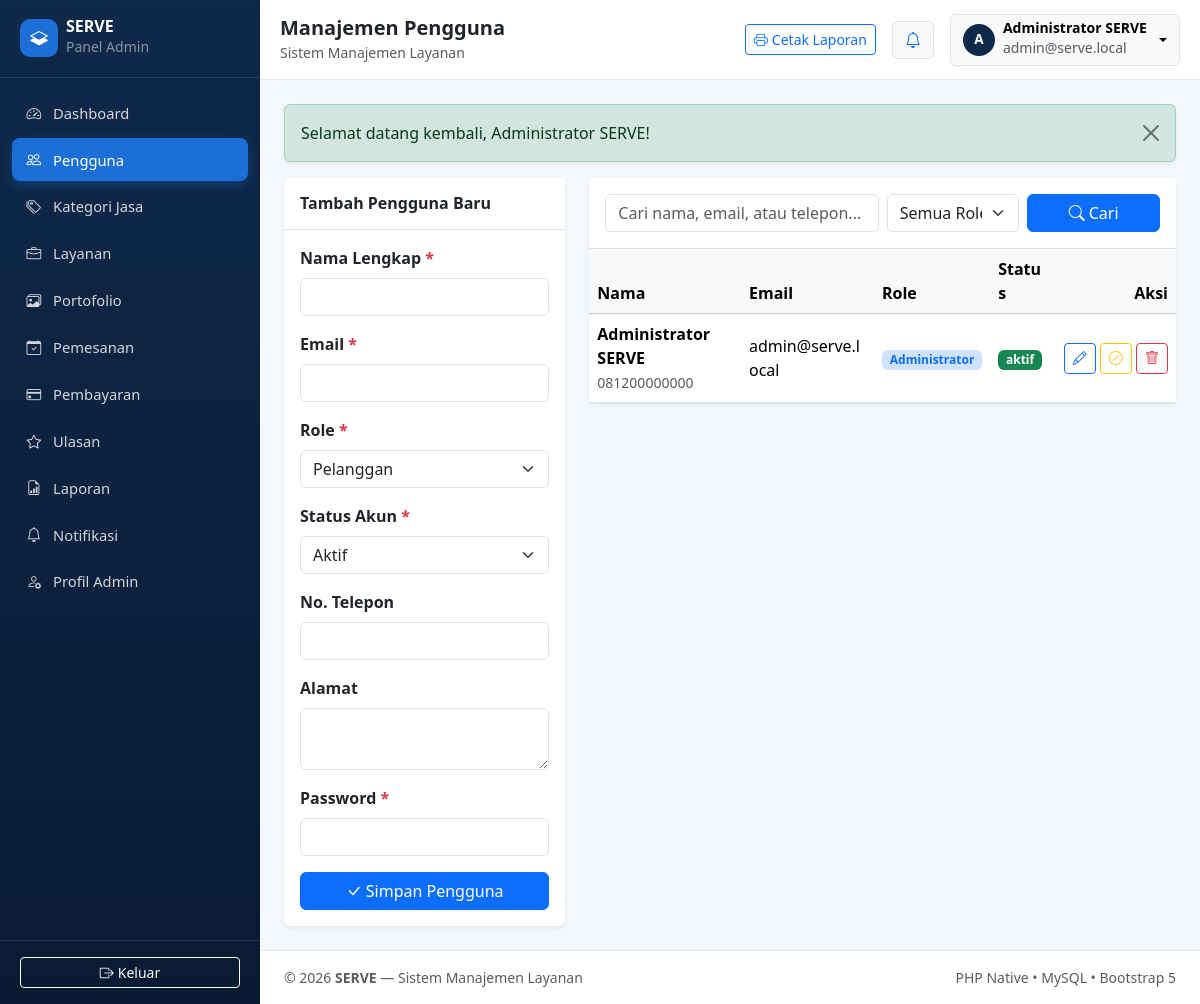
The page /admin/users.php (signed in) on the database its author committed.
### tables this page shows
CREATE TABLE IF NOT EXISTS `users` (
  `id` INT UNSIGNED NOT NULL AUTO_INCREMENT,
  `nama_lengkap` VARCHAR(120) NOT NULL,
  `email` VARCHAR(150) NOT NULL,
  `password` VARCHAR(255) NOT NULL,
  `role` ENUM('admin', 'penyedia', 'pelanggan') NOT NULL DEFAULT 'pelanggan',
  `no_telepon` VARCHAR(25) DEFAULT NULL,
  `alamat` TEXT DEFAULT NULL,
  `foto_profil` VARCHAR(255) DEFAULT NULL,
  `bio_penyedia` TEXT DEFAULT NULL,
  `pengalaman_tahun` SMALLINT UNSIGNED DEFAULT 0,
  `status_akun` ENUM('aktif', 'nonaktif') NOT NULL DEFAULT 'aktif',
  `created_at` DATETIME NOT NULL DEFAULT CURRENT_TIMESTAMP,
  `updated_at` DATETIME NOT NULL DEFAULT CURRENT_TIMESTAMP ON UPDATE CURRENT_TIMESTAMP,
  PRIMARY KEY (`id`),
  UNIQUE KEY `uk_users_email` (`email`),
  KEY `idx_users_role_status` (`role`, `status_akun`)
);

### includes/functions.php (called while the page is built, shortened)
<?php
require_once __DIR__ . '/flash.php';
function url(string $path = ''): string
{
    $cleanPath = ltrim($path, '/');
    return BASE_URL . '/' . $cleanPath;
}
function e(?string $value): string
{
    return htmlspecialchars($value ?? '', ENT_QUOTES, 'UTF-8');
}
function labelRole(?string $role): string
{
    return match ($role) {
        'admin'     => 'Administrator',
        'penyedia'  => 'Penyedia Jasa',
        'pelanggan' => 'Pelanggan',
        default     => 'Pengguna',
    };
}

### includes/auth_guard.php (called while the page is built, shortened)
<?php
require_once __DIR__ . '/functions.php';
function isLoggedIn(): bool
{
    return !empty($_SESSION['user']) && is_array($_SESSION['user']) && !empty($_SESSION['user']['id']);
}
function currentUser(): ?array
{
    return $_SESSION['user'];
}
function requireLogin(): void
{
    $userId = (int) $_SESSION['user']['id'];
    $pdo = getDBConnection();
    $stmt = $pdo->prepare(
        'SELECT id, nama_lengkap, email, role, foto_profil, status_akun FROM users WHERE id = :id LIMIT 1'
    );
    $stmt->execute(['id' => $userId]);
}
function requireRole(string|array $allowedRoles): void
{
    requireLogin();
}

### admin/users.php (the view, shortened to what this page needs)
<?php
require_once __DIR__ . '/_layout.php';
$pdo = adminDb();
$editUser = null;
$q = trim((string) ($_GET['q'] ?? ''));
$sql = 'SELECT id, nama_lengkap, email, role, no_telepon, alamat, status_akun, created_at FROM users WHERE 1=1';
$params = [];
$sql .= ' ORDER BY id DESC';
$stmt = $pdo->prepare($sql);
$stmt->execute($params);
$users = $stmt->fetchAll();
renderAdminHeader('Manajemen Pengguna', 'users');
?>
<div class="row g-4">
    <div class="col-12 col-lg-4">
        <div class="card border-0 shadow-sm">
            <div class="card-header bg-white border-bottom py-3">
                <h2 class="h6 fw-bold mb-0"><?= $editUser ? 'Edit Pengguna #' . (int) $editUser['id'] : 'Tambah Pengguna Baru'; ?></h2>
            </div>
            <div class="card-body">
                <form method="post" action="<?= e(url('admin/users.php')); ?>">
                    <div class="mb-3">
                        <label class="form-label fw-semibold">Nama Lengkap <span class="text-danger">*</span></label>
                        <input type="text" name="nama_lengkap" class="form-control" value="<?= e((string) ($editUser['nama_lengkap'] ?? '')); ?>" required>
                    </div>
                    <div class="mb-3">
                        <label class="form-label fw-semibold">Email <span class="text-danger">*</span></label>
                        <input type="email" name="email" class="form-control" value="<?= e((string) ($editUser['email'] ?? '')); ?>" required>
                    </div>
                    <div class="mb-3">
                        <label class="form-label fw-semibold">Role <span class="text-danger">*</span></label>
                        <select name="role" class="form-select" required>
                            <?php $curRole = (string) ($editUser['role'] ?? 'pelanggan'); ?>
                            <option value="pelanggan" <?= $curRole === 'pelanggan' ? 'selected' : ''; ?>>Pelanggan</option>
                        </select>
                    </div>
                    <div class="mb-3">
                        <label class="form-label fw-semibold">Status Akun <span class="text-danger">*</span></label>
                        <select name="status_akun" class="form-select" required>
                            <?php $curStatus = (string) ($editUser['status_akun'] ?? 'aktif'); ?>
                            <option value="aktif" <?= $curStatus === 'aktif' ? 'selected' : ''; ?>>Aktif</option>
                        </select>
                    </div>
                    <div class="mb-3">
                        <label class="form-label fw-semibold">No. Telepon</label>
                        <input type="text" name="no_telepon" class="form-control" value="<?= e((string) ($editUser['no_telepon'] ?? '')); ?>">
                    </div>
                    <div class="mb-3">
                        <label class="form-label fw-semibold">Alamat</label>
                        <textarea name="alamat" class="form-control" rows="2"><?= e((string) ($editUser['alamat'] ?? '')); ?></textarea>
                    </div>
                    <div class="mb-3">
                        <label class="form-label fw-semibold">
                            Password <?= $editUser ? '(Kosongkan jika tidak diubah)' : '<span class="text-danger">*</span>'; ?>
                        </label>
                        <input type="password" name="password" class="form-control" minlength="8" <?= $editUser ? '' : 'required'; ?>>
                    </div>
                    <div class="d-flex gap-2">
                        <button type="submit" class="btn btn-primary flex-grow-1">
                            <i class="bi bi-check-lg me-1"></i><?= $editUser ? 'Simpan Perubahan' : 'Simpan Pengguna'; ?>
                        </button>
                    </div>
                </form>
            </div>
        </div>
    </div>
    <div class="col-12 col-lg-8">
        <div class="card border-0 shadow-sm">
            <div class="card-header bg-white border-bottom py-3">
                <form method="get" action="<?= e(url('admin/users.php')); ?>" class="row g-2 align-items-center">
                    <div class="col-12 col-sm-6">
                        <input type="text" name="q" class="form-control" placeholder="Cari nama, email, atau telepon..." value="<?= e($q); ?>">
                    </div>
                    <div class="col-6 col-sm-3">
                        <select name="role" class="form-select">
                            <option value="">Semua Role</option>
                        </select>
                    </div>
                    <div class="col-6 col-sm-3 d-grid">
                        <button type="submit" class="btn btn-primary"><i class="bi bi-search me-1"></i>Cari</button>
                    </div>
                </form>
            </div>
            <div class="table-responsive">
                <table class="table table-hover align-middle mb-0">
                    <thead class="table-light">
                        <tr>
                            <th>Nama</th>
                            <th>Email</th>
                            <th>Role</th>
                            <th>Status</th>
                            <th class="text-end">Aksi</th>
                        </tr>
                    </thead>
                    <tbody>
                        <?php if (empty($users)): ?>
                            <tr><td colspan="5" class="text-center text-muted py-4">Data pengguna tidak ditemukan.</td></tr>
                        <?php else: ?>
                            <?php foreach ($users as $u): ?>
                                <tr>
                                    <td>
                                        <div class="fw-semibold"><?= e((string) $u['nama_lengkap']); ?></div>
                                        <small class="text-muted"><?= e((string) ($u['no_telepon'] ?: '-')); ?></small>
                                    </td>
                                    <td><?= e((string) $u['email']); ?></td>
                                    <td><span class="badge bg-primary-subtle text-primary"><?= e(labelRole((string) $u['role'])); ?></span></td>
                                    <td>
                                        <span class="badge <?= $u['status_akun'] === 'aktif' ? 'bg-success' : 'bg-secondary'; ?>">
                                            <?= e((string) $u['status_akun']); ?>
                                        </span>
                                    </td>
                                    <td class="text-end text-nowrap">
                                        <a href="<?= e(url('admin/users.php?edit=' . (int) $u['id'])); ?>" class="btn btn-sm btn-outline-primary" title="Edit">
                                            <i class="bi bi-pencil"></i>
                                        </a>
                                        <?php if ($u['status_akun'] === 'aktif'): ?>
                                            <form method="post" action="<?= e(url('admin/users.php')); ?>" class="d-inline" data-confirm-action="Nonaktifkan pengguna ini?">
                                                <button type="submit" class="btn btn-sm btn-outline-warning" title="Nonaktifkan">
                                                    <i class="bi bi-slash-circle"></i>
                                                </button>
                                            </form>
                                        <?php endif; ?>
                                        <form method="post" action="<?= e(url('admin/users.php')); ?>" class="d-inline" data-confirm-action="Hapus permanen pengguna ini jika tidak memiliki relasi data?">
                                            <button type="submit" class="btn btn-sm btn-outline-danger" title="Hapus">
                                                <i class="bi bi-trash"></i>
                                            </button>
                                        </form>
                                    </td>
                                </tr>
                            <?php endforeach; ?>
                        <?php endif; ?>
                    </tbody>
                </table>
            </div>
        </div>
    </div>
</div>
<?php renderAdminFooter(); ?>

### admin/_layout.php (shortened to what this page needs)
<?php
require_once __DIR__ . '/../includes/auth_guard.php';
requireRole('admin');
function renderAdminHeader(string $pageTitle, string $activeNav, array $chartData = []): void
{
    $adminUser = currentUser();
    $adminName = (string) ($adminUser['nama_lengkap'] ?? 'Administrator');
    $adminEmail = (string) ($adminUser['email'] ?? '');
    $navItems = [
        ['key' => 'dashboard',     'label' => 'Dashboard',      'icon' => 'bi-speedometer2',           'href' => 'admin/dashboard.php'],
        ['key' => 'users',         'label' => 'Pengguna',       'icon' => 'bi-people',                 'href' => 'admin/users.php'],
        ['key' => 'categories',    'label' => 'Kategori Jasa',  'icon' => 'bi-tags',                   'href' => 'admin/categories.php'],
        ['key' => 'services',      'label' => 'Layanan',        'icon' => 'bi-briefcase',              'href' => 'admin/services.php'],
        ['key' => 'portfolios',    'label' => 'Portofolio',     'icon' => 'bi-images',                 'href' => 'admin/portfolios.php'],
        ['key' => 'orders',        'label' => 'Pemesanan',      'icon' => 'bi-calendar-check',         'href' => 'admin/orders.php'],
        ['key' => 'payments',      'label' => 'Pembayaran',     'icon' => 'bi-credit-card',            'href' => 'admin/payments.php'],
        ['key' => 'reviews',       'label' => 'Ulasan',         'icon' => 'bi-star',                   'href' => 'admin/reviews.php'],
        ['key' => 'reports',       'label' => 'Laporan',        'icon' => 'bi-file-earmark-bar-graph', 'href' => 'admin/reports.php'],
        ['key' => 'notifications', 'label' => 'Notifikasi',     'icon' => 'bi-bell',                   'href' => 'admin/notifications.php'],
        ['key' => 'profile',       'label' => 'Profil Admin',   'icon' => 'bi-person-gear',            'href' => 'admin/profile.php'],
    ];
    ?>
<!DOCTYPE html>
<html lang="id">
<head>
    <link href="https://cdn.jsdelivr.net/npm/bootstrap@5.3.3/dist/css/bootstrap.min.css" rel="stylesheet">
    <link href="https://cdn.jsdelivr.net/npm/bootstrap-icons@1.11.3/font/bootstrap-icons.min.css" rel="stylesheet">
    <link href="<?= e(url('assets/css/style.css')); ?>" rel="stylesheet">
</head>
<body class="serve-admin-body">
<div class="serve-admin-wrapper">
    <aside class="serve-sidebar" id="serveSidebar">
        <div class="serve-sidebar-brand">
            <a href="<?= e(url('admin/dashboard.php')); ?>" class="d-flex align-items-center gap-2 text-white text-decoration-none">
                <span class="serve-brand-badge"><i class="bi bi-layers-half"></i></span>
                <div>
                    <div class="fw-bold lh-1"><?= e(APP_NAME); ?></div>
                    <small class="text-white-50">Panel Admin</small>
                </div>
            </a>
        </div>
        <nav class="serve-sidebar-nav" aria-label="Menu Administrator">
            <?php foreach ($navItems as $item): ?>
                <?php $isActive = ($activeNav === $item['key']); ?>
                <a href="<?= e(url($item['href'])); ?>" class="serve-nav-link <?= $isActive ? 'active' : ''; ?>">
                    <i class="bi <?= e($item['icon']); ?>"></i>
                    <span><?= e($item['label']); ?></span>
                </a>
            <?php endforeach; ?>
        </nav>
        <div class="serve-sidebar-footer">
            <a href="<?= e(url('auth/logout.php')); ?>" class="btn btn-outline-light btn-sm w-100">
                <i class="bi bi-box-arrow-right me-1"></i>Keluar
            </a>
        </div>
    </aside>
    <div class="serve-main-panel">
        <header class="serve-topbar">
            <div class="d-flex align-items-center gap-2">
                <div>
                    <h1 class="h5 fw-bold mb-0 text-dark"><?= e($pageTitle); ?></h1>
                    <small class="text-muted d-none d-sm-inline"><?= e(defined('APP_TAGLINE') ? (string) APP_TAGLINE : 'Sistem Manajemen Layanan'); ?></small>
                </div>
            </div>
            <div class="d-flex align-items-center gap-3">
                <a href="<?= e(url('admin/reports.php')); ?>" class="btn btn-outline-primary btn-sm d-none d-sm-inline-flex align-items-center gap-1" title="Pusat Laporan & Cetak">
                    <i class="bi bi-printer"></i>
                    <span>Cetak Laporan</span>
                </a>
                <a href="<?= e(url('admin/notifications.php')); ?>" class="btn btn-light position-relative border" title="Notifikasi">
                    <i class="bi bi-bell text-primary"></i>
                </a>
                <div class="dropdown">
                    <button class="btn btn-light border dropdown-toggle d-flex align-items-center gap-2" type="button" data-bs-toggle="dropdown" aria-expanded="false">
                        <span class="serve-avatar-sm"><?= e(strtoupper(mb_substr($adminName, 0, 1))); ?></span>
                        <span class="text-start d-none d-md-inline">
                            <span class="d-block small fw-semibold lh-1"><?= e($adminName); ?></span>
                            <small class="text-muted"><?= e($adminEmail); ?></small>
                        </span>
                    </button>
                </div>
            </div>
        </header>
        <main class="serve-content container-fluid py-4 px-3 px-md-4">
    <?php
}
function renderAdminFooter(array $chartData = []): void
{
    ?>
        </main>
        <footer class="serve-admin-footer px-3 px-md-4 py-3">
            <div class="d-flex flex-wrap justify-content-between align-items-center gap-2 small text-muted">
                <span>&copy; <?= date('Y'); ?> <strong><?= e(APP_NAME); ?></strong> — Sistem Manajemen Layanan</span>
                <span>PHP Native &bull; MySQL &bull; Bootstrap 5</span>
            </div>
        </footer>
    </div>
</div>
</body>
</html>
    <?php
}

### rows shown on the page
users: nama_lengkap "A", nama_lengkap "Administrator SERVE", email "admin@serve.local", no_telepon "081200000000", role "Administrator", status_akun "aktif"

### other values the page prints
APP_NAME "SERVE"
$item['label'] "Dashboard"
$item['label'] "Pengguna"
$item['label'] "Kategori Jasa"
$item['label'] "Layanan"
$item['label'] "Portofolio"
$item['label'] "Pemesanan"
$item['label'] "Pembayaran"
$item['label'] "Ulasan"
$item['label'] "Laporan"
$item['label'] "Notifikasi"
$item['label'] "Profil Admin"
$pageTitle "Manajemen Pengguna"
$message "Selamat datang kembali, Administrator SERVE!"
